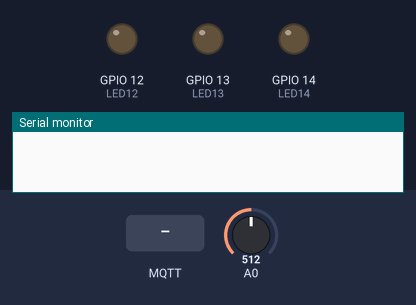
Bench run of a sketch on a simulated ESP8266 (NodeMCU). On the bench: output pins drawn as LEDs (lit = HIGH), the last lines printed to the serial monitor. The test bench sets the inputs (shaded band); at power-on: A0 = 512. WiFi joins after 1.5 s; servers stay silent unless stated; no MQTT or app messages arrive unless stated.

Above: at 2.7 s.
2.8 s: MQTT message "5" arrives on the first subscribed topic
At 3.9 s:
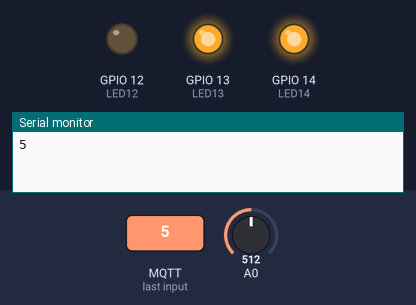
5.0 s: MQTT message "90" arrives on the first subscribed topic
At 6.7 s:
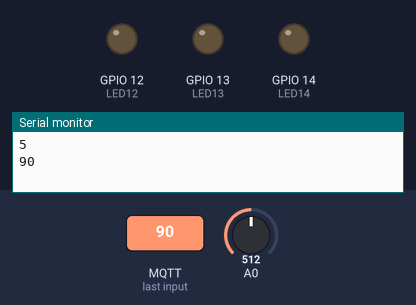
7.0 s: MQTT message "1" arrives on the first subscribed topic
At 8.2 s:
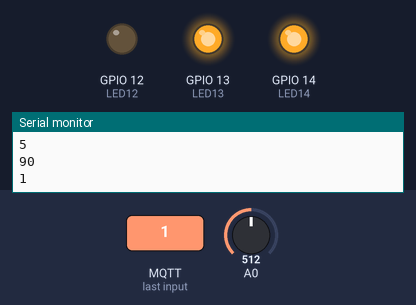
Timing chart, 0 to 10.0 s (numbered marks = the images above; inputs shaded):
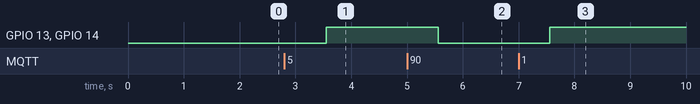

The sketch:

project_code.ino
```cpp
#include <ESP8266WiFi.h>
#include <PubSubClient.h>

#define LED12 12
#define LED13 13
#define LED14 14
#define DARK 40 //조도센서 값이 20이하일시 매우 어두움
#define LIGHT 60 //조도 센서 값이 60이상일 경우 밝음.
//DARK와 LIGHT 사이는 어두움.

const char* ssid = "511_TEST";
const char* password  = "511511511@";


#define mqtt_server "ihlab.iptime.org"
#define mqtt_port 1883
#define mqtt_topic "2015146007" //topic은 2015146007 로 설정.
#define mqtt_user "IoT"
#define mqtt_password "IoT_Test@"


int light = 0;
int lightPinA = 0; //ADC 핀 설정
char lightData[50]; //mqtt로 Publish 하기 위해서 만든 문자열 배열

WiFiClient espClient;
PubSubClient client(espClient);

void setup() {
  WiFi.begin(ssid, password);
  while (WiFi.status() != WL_CONNECTED) delay(500);

  client.setServer(mqtt_server, mqtt_port);
  client.setCallback(callback);

  Serial.begin(9600);
  pinMode(LED12, OUTPUT);
  pinMode(LED13, OUTPUT);
  pinMode(LED14 , OUTPUT);
  pinMode(lightPinA, INPUT);

  digitalWrite(LED12, 0);
  digitalWrite(LED13, 0);
  digitalWrite(LED14, 0);

}

void loop() {
    if (!client.connected()) {
    client.connect("ESP8266Client_12345", mqtt_user, mqtt_password);
    client.subscribe(mqtt_topic);
  }
  sprintf(lightData, "%d", analogRead(lightPinA)); //loop logic에서 analog read한 정수 값 을 lightdata라는 문자열에 저장
  client.publish(mqtt_topic, lightData); //매 1초마다 publish.
  delay(1000);
  client.loop(); //for looping callback. 콜백을 계속해서 호출하기 위한 loop. -> 한번만 loop 호출되면 될 것 같은데..
}


void callback(char* topic, byte* payload, unsigned int length) { //콜백 함수. 이벤트가 발생했을 때 처리하는 부분
  String Msg = "";
  int i = 0;
  int convertData = 0;
  while (i < length) Msg += (char)payload[i++];
  Serial.println(Msg);
  convertData = Msg.toInt(); //Msg는 문자열이므로, 정수형 데이터로 바꿔서 조건처리 하기 위한 용도.
  controllLED(convertData); //String을 int로 변환한 값을 controllLED 함수의 인자로 전

  //loop 블럭에서 publish한 조도 데이터를 그대로 subscribe해서 터미널에 출력해주는 콜백 함
}

void controllLED(int condition) {
  if (condition < DARK) {
    digitalWrite(LED12,0);
    digitalWrite(LED13,1);
    digitalWrite(LED14,1); //LED 1개 점등
  }
  else if ( (condition > DARK) && (condition < LIGHT)){ //20과 90사이 일 경우 2개 점등
    digitalWrite(LED12,0);
    digitalWrite(LED13,0);
    digitalWrite(LED14,1); //LED 2개 점등
  }

  else { // 그 외 90 이상일 경우 3개 점등
    digitalWrite(LED12,0);
    digitalWrite(LED13,0);
    digitalWrite(LED14,0); //LED 3개 점등
  }
}
```

Measured:
- after the input at 2.8 s, GPIO 13 (LED13), GPIO 14 (LED14): LOW → HIGH after 0.75 s
- after the input at 5.0 s, GPIO 13 (LED13), GPIO 14 (LED14): HIGH → LOW after 0.56 s
- after the input at 7.0 s, GPIO 13 (LED13), GPIO 14 (LED14): LOW → HIGH after 0.56 s
